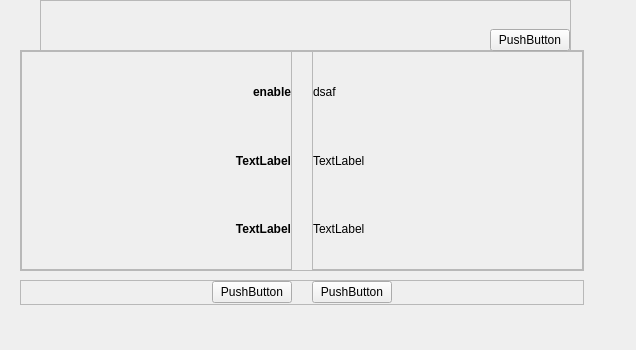
<?xml version="1.0" encoding="UTF-8"?>
<ui version="4.0">
 <class>QGenieRCPageGuessAccess</class>
 <widget class="QWidget" name="QGenieRCPageGuessAccess">
  <property name="geometry">
   <rect>
    <x>0</x>
    <y>0</y>
    <width>636</width>
    <height>350</height>
   </rect>
  </property>
  <property name="windowTitle">
   <string>Form</string>
  </property>
  <layout class="QHBoxLayout" name="horizontalLayout_9">
   <property name="leftMargin">
    <number>20</number>
   </property>
   <property name="topMargin">
    <number>0</number>
   </property>
   <property name="rightMargin">
    <number>0</number>
   </property>
   <property name="bottomMargin">
    <number>0</number>
   </property>
   <item>
    <widget class="QStackedWidget" name="stackedWidget">
     <property name="currentIndex">
      <number>0</number>
     </property>
     <widget class="QWidget" name="page">
      <widget class="QLabel" name="label_info_wpa_title">
       <property name="geometry">
        <rect>
         <x>50</x>
         <y>530</y>
         <width>141</width>
         <height>16</height>
        </rect>
       </property>
       <property name="font">
        <font>
         <weight>75</weight>
         <italic>false</italic>
         <bold>true</bold>
        </font>
       </property>
       <property name="styleSheet">
        <string notr="true">font: bold;</string>
       </property>
       <property name="text">
        <string>TextLabel</string>
       </property>
      </widget>
      <widget class="QLabel" name="label_info_wpa">
       <property name="geometry">
        <rect>
         <x>240</x>
         <y>530</y>
         <width>180</width>
         <height>16</height>
        </rect>
       </property>
       <property name="text">
        <string>TextLabel</string>
       </property>
      </widget>
      <widget class="QFrame" name="frame_4">
       <property name="geometry">
        <rect>
         <x>0</x>
         <y>50</y>
         <width>564</width>
         <height>221</height>
        </rect>
       </property>
       <property name="frameShape">
        <enum>QFrame::StyledPanel</enum>
       </property>
       <property name="frameShadow">
        <enum>QFrame::Raised</enum>
       </property>
       <layout class="QHBoxLayout" name="horizontalLayout">
        <property name="spacing">
         <number>20</number>
        </property>
        <property name="margin">
         <number>0</number>
        </property>
        <item>
         <widget class="QFrame" name="frame">
          <property name="frameShape">
           <enum>QFrame::StyledPanel</enum>
          </property>
          <property name="frameShadow">
           <enum>QFrame::Raised</enum>
          </property>
          <layout class="QVBoxLayout" name="verticalLayout_2">
           <property name="leftMargin">
            <number>0</number>
           </property>
           <property name="rightMargin">
            <number>0</number>
           </property>
           <item>
            <widget class="QLabel" name="label_info_enable_title">
             <property name="font">
              <font>
               <weight>75</weight>
               <bold>true</bold>
              </font>
             </property>
             <property name="styleSheet">
              <string notr="true">font: bold;</string>
             </property>
             <property name="text">
              <string>enable</string>
             </property>
             <property name="alignment">
              <set>Qt::AlignRight|Qt::AlignTrailing|Qt::AlignVCenter</set>
             </property>
            </widget>
           </item>
           <item>
            <widget class="QLabel" name="label_info_ssid_title">
             <property name="font">
              <font>
               <weight>75</weight>
               <italic>false</italic>
               <bold>true</bold>
              </font>
             </property>
             <property name="styleSheet">
              <string notr="true">font: bold;</string>
             </property>
             <property name="text">
              <string>TextLabel</string>
             </property>
             <property name="alignment">
              <set>Qt::AlignRight|Qt::AlignTrailing|Qt::AlignVCenter</set>
             </property>
            </widget>
           </item>
           <item>
            <widget class="QLabel" name="label_info_pwd_title">
             <property name="font">
              <font>
               <weight>75</weight>
               <italic>false</italic>
               <bold>true</bold>
              </font>
             </property>
             <property name="styleSheet">
              <string notr="true">font: bold;</string>
             </property>
             <property name="text">
              <string>TextLabel</string>
             </property>
             <property name="alignment">
              <set>Qt::AlignRight|Qt::AlignTrailing|Qt::AlignVCenter</set>
             </property>
            </widget>
           </item>
          </layout>
         </widget>
        </item>
        <item>
         <widget class="QFrame" name="frame_3">
          <property name="frameShape">
           <enum>QFrame::StyledPanel</enum>
          </property>
          <property name="frameShadow">
           <enum>QFrame::Raised</enum>
          </property>
          <layout class="QVBoxLayout" name="verticalLayout_3">
           <property name="leftMargin">
            <number>0</number>
           </property>
           <property name="rightMargin">
            <number>0</number>
           </property>
           <item>
            <widget class="QLabel" name="label_info_enable">
             <property name="font">
              <font>
               <weight>50</weight>
               <bold>false</bold>
              </font>
             </property>
             <property name="text">
              <string>dsaf</string>
             </property>
            </widget>
           </item>
           <item>
            <widget class="QLabel" name="label_info_ssid">
             <property name="text">
              <string>TextLabel</string>
             </property>
            </widget>
           </item>
           <item>
            <widget class="QLabel" name="label_info_pwd">
             <property name="text">
              <string>TextLabel</string>
             </property>
            </widget>
           </item>
          </layout>
         </widget>
        </item>
       </layout>
      </widget>
      <widget class="QFrame" name="frame_5">
       <property name="geometry">
        <rect>
         <x>0</x>
         <y>280</y>
         <width>564</width>
         <height>25</height>
        </rect>
       </property>
       <property name="frameShape">
        <enum>QFrame::StyledPanel</enum>
       </property>
       <property name="frameShadow">
        <enum>QFrame::Raised</enum>
       </property>
       <layout class="QHBoxLayout" name="horizontalLayout_2">
        <property name="spacing">
         <number>20</number>
        </property>
        <property name="margin">
         <number>0</number>
        </property>
        <item>
         <spacer name="horizontalSpacer_6">
          <property name="orientation">
           <enum>Qt::Horizontal</enum>
          </property>
          <property name="sizeHint" stdset="0">
           <size>
            <width>40</width>
            <height>20</height>
           </size>
          </property>
         </spacer>
        </item>
        <item>
         <widget class="QPushButton" name="but_gacc_modify">
          <property name="sizePolicy">
           <sizepolicy hsizetype="Preferred" vsizetype="Fixed">
            <horstretch>0</horstretch>
            <verstretch>0</verstretch>
           </sizepolicy>
          </property>
          <property name="focusPolicy">
           <enum>Qt::NoFocus</enum>
          </property>
          <property name="text">
           <string>PushButton</string>
          </property>
         </widget>
        </item>
        <item>
         <widget class="QPushButton" name="but_info_gacc_cancel">
          <property name="sizePolicy">
           <sizepolicy hsizetype="Preferred" vsizetype="Fixed">
            <horstretch>0</horstretch>
            <verstretch>0</verstretch>
           </sizepolicy>
          </property>
          <property name="focusPolicy">
           <enum>Qt::NoFocus</enum>
          </property>
          <property name="text">
           <string>PushButton</string>
          </property>
         </widget>
        </item>
        <item>
         <spacer name="horizontalSpacer_7">
          <property name="orientation">
           <enum>Qt::Horizontal</enum>
          </property>
          <property name="sizeHint" stdset="0">
           <size>
            <width>40</width>
            <height>20</height>
           </size>
          </property>
         </spacer>
        </item>
       </layout>
      </widget>
      <widget class="QFrame" name="frame_8">
       <property name="geometry">
        <rect>
         <x>20</x>
         <y>0</y>
         <width>531</width>
         <height>52</height>
        </rect>
       </property>
       <property name="frameShape">
        <enum>QFrame::StyledPanel</enum>
       </property>
       <property name="frameShadow">
        <enum>QFrame::Raised</enum>
       </property>
       <layout class="QHBoxLayout" name="horizontalLayout_14">
        <property name="margin">
         <number>0</number>
        </property>
        <item>
         <widget class="QLabel" name="label_info_err">
          <property name="sizePolicy">
           <sizepolicy hsizetype="Expanding" vsizetype="Preferred">
            <horstretch>0</horstretch>
            <verstretch>0</verstretch>
           </sizepolicy>
          </property>
          <property name="text">
           <string/>
          </property>
          <property name="alignment">
           <set>Qt::AlignLeading|Qt::AlignLeft|Qt::AlignVCenter</set>
          </property>
          <property name="wordWrap">
           <bool>true</bool>
          </property>
         </widget>
        </item>
        <item>
         <widget class="QProgressIndicator" name="w_pi0" native="true">
          <property name="sizePolicy">
           <sizepolicy hsizetype="Preferred" vsizetype="Expanding">
            <horstretch>0</horstretch>
            <verstretch>0</verstretch>
           </sizepolicy>
          </property>
          <property name="minimumSize">
           <size>
            <width>35</width>
            <height>0</height>
           </size>
          </property>
         </widget>
        </item>
        <item>
         <layout class="QVBoxLayout" name="verticalLayout_8">
          <item>
           <spacer name="verticalSpacer_4">
            <property name="orientation">
             <enum>Qt::Vertical</enum>
            </property>
            <property name="sizeHint" stdset="0">
             <size>
              <width>20</width>
              <height>40</height>
             </size>
            </property>
           </spacer>
          </item>
          <item>
           <widget class="QPushButton" name="but_info_gacc_refresh">
            <property name="sizePolicy">
             <sizepolicy hsizetype="Minimum" vsizetype="Fixed">
              <horstretch>0</horstretch>
              <verstretch>0</verstretch>
             </sizepolicy>
            </property>
            <property name="focusPolicy">
             <enum>Qt::NoFocus</enum>
            </property>
            <property name="text">
             <string>PushButton</string>
            </property>
           </widget>
          </item>
         </layout>
        </item>
       </layout>
      </widget>
     </widget>
     <widget class="QWidget" name="page_2">
      <widget class="QFrame" name="frame_enable">
       <property name="geometry">
        <rect>
         <x>120</x>
         <y>50</y>
         <width>331</width>
         <height>41</height>
        </rect>
       </property>
       <property name="frameShape">
        <enum>QFrame::StyledPanel</enum>
       </property>
       <property name="frameShadow">
        <enum>QFrame::Raised</enum>
       </property>
       <layout class="QVBoxLayout" name="verticalLayout">
        <property name="topMargin">
         <number>0</number>
        </property>
        <property name="bottomMargin">
         <number>0</number>
        </property>
        <item>
         <widget class="QRadioButton" name="rdt_disable">
          <property name="text">
           <string>禁用来宾访问</string>
          </property>
         </widget>
        </item>
        <item>
         <widget class="QRadioButton" name="rdt_enable">
          <property name="text">
           <string>启用来宾访问</string>
          </property>
         </widget>
        </item>
       </layout>
      </widget>
      <widget class="QFrame" name="frame_6">
       <property name="geometry">
        <rect>
         <x>0</x>
         <y>280</y>
         <width>564</width>
         <height>25</height>
        </rect>
       </property>
       <property name="frameShape">
        <enum>QFrame::StyledPanel</enum>
       </property>
       <property name="frameShadow">
        <enum>QFrame::Raised</enum>
       </property>
       <layout class="QHBoxLayout" name="horizontalLayout_3">
        <property name="spacing">
         <number>20</number>
        </property>
        <property name="margin">
         <number>0</number>
        </property>
        <item>
         <spacer name="horizontalSpacer_4">
          <property name="orientation">
           <enum>Qt::Horizontal</enum>
          </property>
          <property name="sizeHint" stdset="0">
           <size>
            <width>40</width>
            <height>20</height>
           </size>
          </property>
         </spacer>
        </item>
        <item>
         <widget class="QPushButton" name="but_gacc_apply">
          <property name="focusPolicy">
           <enum>Qt::NoFocus</enum>
          </property>
          <property name="text">
           <string>应用</string>
          </property>
         </widget>
        </item>
        <item>
         <widget class="QPushButton" name="but_set_gacc_cancel">
          <property name="focusPolicy">
           <enum>Qt::NoFocus</enum>
          </property>
          <property name="text">
           <string>退出</string>
          </property>
         </widget>
        </item>
        <item>
         <spacer name="horizontalSpacer_5">
          <property name="orientation">
           <enum>Qt::Horizontal</enum>
          </property>
          <property name="sizeHint" stdset="0">
           <size>
            <width>40</width>
            <height>20</height>
           </size>
          </property>
         </spacer>
        </item>
       </layout>
      </widget>
      <widget class="QFrame" name="frame_setting">
       <property name="geometry">
        <rect>
         <x>0</x>
         <y>100</y>
         <width>564</width>
         <height>181</height>
        </rect>
       </property>
       <property name="frameShape">
        <enum>QFrame::StyledPanel</enum>
       </property>
       <property name="frameShadow">
        <enum>QFrame::Raised</enum>
       </property>
       <layout class="QVBoxLayout" name="verticalLayout_4">
        <property name="spacing">
         <number>0</number>
        </property>
        <property name="margin">
         <number>0</number>
        </property>
        <item>
         <widget class="QFrame" name="frame_10">
          <property name="frameShape">
           <enum>QFrame::StyledPanel</enum>
          </property>
          <property name="frameShadow">
           <enum>QFrame::Raised</enum>
          </property>
          <layout class="QHBoxLayout" name="horizontalLayout_5">
           <property name="spacing">
            <number>20</number>
           </property>
           <property name="topMargin">
            <number>2</number>
           </property>
           <property name="bottomMargin">
            <number>2</number>
           </property>
           <item>
            <widget class="QLabel" name="label_set_ssid_title">
             <property name="sizePolicy">
              <sizepolicy hsizetype="Expanding" vsizetype="Preferred">
               <horstretch>0</horstretch>
               <verstretch>0</verstretch>
              </sizepolicy>
             </property>
             <property name="styleSheet">
              <string notr="true">font: bold;</string>
             </property>
             <property name="text">
              <string>TextLabel</string>
             </property>
             <property name="alignment">
              <set>Qt::AlignRight|Qt::AlignTop|Qt::AlignTrailing</set>
             </property>
            </widget>
           </item>
           <item>
            <layout class="QHBoxLayout" name="horizontalLayout_12">
             <property name="leftMargin">
              <number>0</number>
             </property>
             <property name="rightMargin">
              <number>9</number>
             </property>
             <item>
              <widget class="QLineEdit" name="edt_set_ssid">
               <property name="sizePolicy">
                <sizepolicy hsizetype="Preferred" vsizetype="Fixed">
                 <horstretch>0</horstretch>
                 <verstretch>0</verstretch>
                </sizepolicy>
               </property>
              </widget>
             </item>
             <item>
              <spacer name="horizontalSpacer">
               <property name="orientation">
                <enum>Qt::Horizontal</enum>
               </property>
               <property name="sizeType">
                <enum>QSizePolicy::Expanding</enum>
               </property>
               <property name="sizeHint" stdset="0">
                <size>
                 <width>40</width>
                 <height>20</height>
                </size>
               </property>
              </spacer>
             </item>
            </layout>
           </item>
          </layout>
         </widget>
        </item>
        <item>
         <widget class="QFrame" name="frame_11">
          <property name="frameShape">
           <enum>QFrame::StyledPanel</enum>
          </property>
          <property name="frameShadow">
           <enum>QFrame::Raised</enum>
          </property>
          <layout class="QHBoxLayout" name="horizontalLayout_6">
           <property name="spacing">
            <number>20</number>
           </property>
           <property name="topMargin">
            <number>2</number>
           </property>
           <property name="bottomMargin">
            <number>2</number>
           </property>
           <item>
            <widget class="QLabel" name="label_set_time_title">
             <property name="sizePolicy">
              <sizepolicy hsizetype="Expanding" vsizetype="Preferred">
               <horstretch>0</horstretch>
               <verstretch>0</verstretch>
              </sizepolicy>
             </property>
             <property name="font">
              <font>
               <weight>75</weight>
               <bold>true</bold>
              </font>
             </property>
             <property name="styleSheet">
              <string notr="true">font: bold;</string>
             </property>
             <property name="text">
              <string>TextLabel</string>
             </property>
             <property name="alignment">
              <set>Qt::AlignRight|Qt::AlignTrailing|Qt::AlignVCenter</set>
             </property>
            </widget>
           </item>
           <item>
            <layout class="QHBoxLayout" name="horizontalLayout_10">
             <property name="leftMargin">
              <number>0</number>
             </property>
             <property name="rightMargin">
              <number>9</number>
             </property>
             <item>
              <widget class="QComboBox" name="cob_time">
               <property name="minimumSize">
                <size>
                 <width>68</width>
                 <height>0</height>
                </size>
               </property>
               <property name="currentIndex">
                <number>0</number>
               </property>
               <item>
                <property name="text">
                 <string>Always</string>
                </property>
               </item>
               <item>
                <property name="text">
                 <string>1 hour</string>
                </property>
               </item>
               <item>
                <property name="text">
                 <string>5 hour</string>
                </property>
               </item>
               <item>
                <property name="text">
                 <string>10 hour</string>
                </property>
               </item>
               <item>
                <property name="text">
                 <string>1 day</string>
                </property>
               </item>
               <item>
                <property name="text">
                 <string>1 week</string>
                </property>
               </item>
              </widget>
             </item>
             <item>
              <spacer name="horizontalSpacer_2">
               <property name="orientation">
                <enum>Qt::Horizontal</enum>
               </property>
               <property name="sizeType">
                <enum>QSizePolicy::Expanding</enum>
               </property>
               <property name="sizeHint" stdset="0">
                <size>
                 <width>40</width>
                 <height>20</height>
                </size>
               </property>
              </spacer>
             </item>
            </layout>
           </item>
          </layout>
         </widget>
        </item>
        <item>
         <widget class="QFrame" name="frame_12">
          <property name="frameShape">
           <enum>QFrame::StyledPanel</enum>
          </property>
          <property name="frameShadow">
           <enum>QFrame::Raised</enum>
          </property>
          <layout class="QHBoxLayout" name="horizontalLayout_7">
           <property name="spacing">
            <number>20</number>
           </property>
           <property name="topMargin">
            <number>2</number>
           </property>
           <property name="bottomMargin">
            <number>2</number>
           </property>
           <item>
            <widget class="QLabel" name="label_set_wpa_title">
             <property name="styleSheet">
              <string notr="true">font: bold;</string>
             </property>
             <property name="text">
              <string>TextLabel</string>
             </property>
             <property name="alignment">
              <set>Qt::AlignRight|Qt::AlignTop|Qt::AlignTrailing</set>
             </property>
            </widget>
           </item>
           <item>
            <widget class="QFrame" name="frame_2">
             <property name="frameShape">
              <enum>QFrame::StyledPanel</enum>
             </property>
             <property name="frameShadow">
              <enum>QFrame::Raised</enum>
             </property>
             <layout class="QVBoxLayout" name="verticalLayout_5">
              <property name="leftMargin">
               <number>0</number>
              </property>
              <property name="topMargin">
               <number>0</number>
              </property>
              <property name="bottomMargin">
               <number>2</number>
              </property>
              <item>
               <widget class="QRadioButton" name="rdt_wpa_none">
                <property name="text">
                 <string>None</string>
                </property>
               </widget>
              </item>
              <item>
               <widget class="QRadioButton" name="rdt_wpa2">
                <property name="text">
                 <string>WPA2-PSK[AES]</string>
                </property>
                <property name="checked">
                 <bool>true</bool>
                </property>
               </widget>
              </item>
              <item>
               <widget class="QRadioButton" name="rdt_wpa_all">
                <property name="text">
                 <string>WPA-PSK[TKIP]+WPA2-PSK[AES]</string>
                </property>
               </widget>
              </item>
              <item>
               <spacer name="verticalSpacer">
                <property name="orientation">
                 <enum>Qt::Vertical</enum>
                </property>
                <property name="sizeHint" stdset="0">
                 <size>
                  <width>20</width>
                  <height>40</height>
                 </size>
                </property>
               </spacer>
              </item>
             </layout>
            </widget>
           </item>
          </layout>
         </widget>
        </item>
        <item>
         <layout class="QHBoxLayout" name="horizontalLayout_4">
          <property name="leftMargin">
           <number>9</number>
          </property>
          <property name="rightMargin">
           <number>9</number>
          </property>
         </layout>
        </item>
        <item>
         <layout class="QHBoxLayout" name="horizontalLayout_11">
          <property name="spacing">
           <number>20</number>
          </property>
          <property name="leftMargin">
           <number>9</number>
          </property>
          <property name="rightMargin">
           <number>9</number>
          </property>
          <item>
           <widget class="QLabel" name="label_set_pwd_title">
            <property name="sizePolicy">
             <sizepolicy hsizetype="Expanding" vsizetype="Preferred">
              <horstretch>0</horstretch>
              <verstretch>0</verstretch>
             </sizepolicy>
            </property>
            <property name="font">
             <font>
              <weight>75</weight>
              <bold>true</bold>
             </font>
            </property>
            <property name="styleSheet">
             <string notr="true">font: bold;</string>
            </property>
            <property name="text">
             <string>TextLabel</string>
            </property>
            <property name="alignment">
             <set>Qt::AlignRight|Qt::AlignTop|Qt::AlignTrailing</set>
            </property>
           </widget>
          </item>
          <item>
           <layout class="QVBoxLayout" name="verticalLayout_6">
            <property name="spacing">
             <number>2</number>
            </property>
            <property name="leftMargin">
             <number>0</number>
            </property>
            <property name="rightMargin">
             <number>9</number>
            </property>
            <item>
             <layout class="QHBoxLayout" name="horizontalLayout_13">
              <item>
               <widget class="QLineEdit" name="edt_set_pwd">
                <property name="sizePolicy">
                 <sizepolicy hsizetype="Preferred" vsizetype="Fixed">
                  <horstretch>0</horstretch>
                  <verstretch>0</verstretch>
                 </sizepolicy>
                </property>
                <property name="maximumSize">
                 <size>
                  <width>16777215</width>
                  <height>16777215</height>
                 </size>
                </property>
                <property name="maxLength">
                 <number>63</number>
                </property>
               </widget>
              </item>
              <item>
               <spacer name="horizontalSpacer_3">
                <property name="orientation">
                 <enum>Qt::Horizontal</enum>
                </property>
                <property name="sizeHint" stdset="0">
                 <size>
                  <width>40</width>
                  <height>20</height>
                 </size>
                </property>
               </spacer>
              </item>
             </layout>
            </item>
            <item>
             <widget class="QLabel" name="label_note">
              <property name="font">
               <font>
                <weight>75</weight>
                <italic>false</italic>
                <bold>true</bold>
               </font>
              </property>
              <property name="styleSheet">
               <string notr="true">font: bold;</string>
              </property>
              <property name="text">
               <string>note</string>
              </property>
              <property name="wordWrap">
               <bool>true</bool>
              </property>
             </widget>
            </item>
            <item>
             <spacer name="verticalSpacer_2">
              <property name="orientation">
               <enum>Qt::Vertical</enum>
              </property>
              <property name="sizeHint" stdset="0">
               <size>
                <width>20</width>
                <height>40</height>
               </size>
              </property>
             </spacer>
            </item>
           </layout>
          </item>
         </layout>
        </item>
       </layout>
      </widget>
      <widget class="QFrame" name="frame_7">
       <property name="geometry">
        <rect>
         <x>20</x>
         <y>0</y>
         <width>531</width>
         <height>52</height>
        </rect>
       </property>
       <property name="frameShape">
        <enum>QFrame::StyledPanel</enum>
       </property>
       <property name="frameShadow">
        <enum>QFrame::Raised</enum>
       </property>
       <layout class="QHBoxLayout" name="horizontalLayout_8">
        <property name="margin">
         <number>0</number>
        </property>
        <item>
         <widget class="QLabel" name="label_set_err">
          <property name="sizePolicy">
           <sizepolicy hsizetype="Expanding" vsizetype="Preferred">
            <horstretch>0</horstretch>
            <verstretch>0</verstretch>
           </sizepolicy>
          </property>
          <property name="text">
           <string/>
          </property>
          <property name="alignment">
           <set>Qt::AlignLeading|Qt::AlignLeft|Qt::AlignVCenter</set>
          </property>
          <property name="wordWrap">
           <bool>true</bool>
          </property>
         </widget>
        </item>
        <item>
         <widget class="QProgressIndicator" name="w_pi" native="true">
          <property name="sizePolicy">
           <sizepolicy hsizetype="Preferred" vsizetype="Expanding">
            <horstretch>0</horstretch>
            <verstretch>0</verstretch>
           </sizepolicy>
          </property>
          <property name="minimumSize">
           <size>
            <width>35</width>
            <height>0</height>
           </size>
          </property>
         </widget>
        </item>
        <item>
         <layout class="QVBoxLayout" name="verticalLayout_7">
          <property name="sizeConstraint">
           <enum>QLayout::SetDefaultConstraint</enum>
          </property>
          <item>
           <spacer name="verticalSpacer_3">
            <property name="orientation">
             <enum>Qt::Vertical</enum>
            </property>
            <property name="sizeHint" stdset="0">
             <size>
              <width>20</width>
              <height>40</height>
             </size>
            </property>
           </spacer>
          </item>
          <item>
           <widget class="QPushButton" name="but_set_gacc_refresh">
            <property name="sizePolicy">
             <sizepolicy hsizetype="Minimum" vsizetype="Fixed">
              <horstretch>0</horstretch>
              <verstretch>0</verstretch>
             </sizepolicy>
            </property>
            <property name="focusPolicy">
             <enum>Qt::NoFocus</enum>
            </property>
            <property name="text">
             <string>refresh</string>
            </property>
           </widget>
          </item>
         </layout>
        </item>
       </layout>
      </widget>
     </widget>
    </widget>
   </item>
  </layout>
 </widget>
 <customwidgets>
  <customwidget>
   <class>QProgressIndicator</class>
   <extends>QWidget</extends>
   <header>QProgressIndicator.h</header>
   <container>1</container>
  </customwidget>
 </customwidgets>
 <resources/>
 <connections>
  <connection>
   <sender>rdt_wpa_none</sender>
   <signal>clicked()</signal>
   <receiver>edt_set_pwd</receiver>
   <slot>hide()</slot>
   <hints>
    <hint type="sourcelabel">
     <x>562</x>
     <y>171</y>
    </hint>
    <hint type="destinationlabel">
     <x>446</x>
     <y>242</y>
    </hint>
   </hints>
  </connection>
  <connection>
   <sender>rdt_wpa_none</sender>
   <signal>clicked()</signal>
   <receiver>label_set_pwd_title</receiver>
   <slot>hide()</slot>
   <hints>
    <hint type="sourcelabel">
     <x>562</x>
     <y>171</y>
    </hint>
    <hint type="destinationlabel">
     <x>111</x>
     <y>243</y>
    </hint>
   </hints>
  </connection>
  <connection>
   <sender>rdt_wpa2</sender>
   <signal>clicked()</signal>
   <receiver>edt_set_pwd</receiver>
   <slot>show()</slot>
   <hints>
    <hint type="sourcelabel">
     <x>562</x>
     <y>188</y>
    </hint>
    <hint type="destinationlabel">
     <x>338</x>
     <y>239</y>
    </hint>
   </hints>
  </connection>
  <connection>
   <sender>rdt_wpa2</sender>
   <signal>clicked()</signal>
   <receiver>label_set_pwd_title</receiver>
   <slot>show()</slot>
   <hints>
    <hint type="sourcelabel">
     <x>562</x>
     <y>188</y>
    </hint>
    <hint type="destinationlabel">
     <x>169</x>
     <y>243</y>
    </hint>
   </hints>
  </connection>
  <connection>
   <sender>rdt_wpa_all</sender>
   <signal>clicked()</signal>
   <receiver>label_set_pwd_title</receiver>
   <slot>show()</slot>
   <hints>
    <hint type="sourcelabel">
     <x>562</x>
     <y>205</y>
    </hint>
    <hint type="destinationlabel">
     <x>213</x>
     <y>238</y>
    </hint>
   </hints>
  </connection>
  <connection>
   <sender>rdt_wpa_all</sender>
   <signal>clicked()</signal>
   <receiver>edt_set_pwd</receiver>
   <slot>show()</slot>
   <hints>
    <hint type="sourcelabel">
     <x>562</x>
     <y>205</y>
    </hint>
    <hint type="destinationlabel">
     <x>446</x>
     <y>242</y>
    </hint>
   </hints>
  </connection>
  <connection>
   <sender>rdt_wpa_none</sender>
   <signal>clicked()</signal>
   <receiver>label_note</receiver>
   <slot>hide()</slot>
   <hints>
    <hint type="sourcelabel">
     <x>562</x>
     <y>171</y>
    </hint>
    <hint type="destinationlabel">
     <x>564</x>
     <y>257</y>
    </hint>
   </hints>
  </connection>
  <connection>
   <sender>rdt_wpa2</sender>
   <signal>clicked()</signal>
   <receiver>label_note</receiver>
   <slot>show()</slot>
   <hints>
    <hint type="sourcelabel">
     <x>562</x>
     <y>188</y>
    </hint>
    <hint type="destinationlabel">
     <x>564</x>
     <y>257</y>
    </hint>
   </hints>
  </connection>
  <connection>
   <sender>rdt_wpa_all</sender>
   <signal>clicked()</signal>
   <receiver>label_note</receiver>
   <slot>show()</slot>
   <hints>
    <hint type="sourcelabel">
     <x>562</x>
     <y>205</y>
    </hint>
    <hint type="destinationlabel">
     <x>564</x>
     <y>257</y>
    </hint>
   </hints>
  </connection>
  <connection>
   <sender>rdt_disable</sender>
   <signal>clicked()</signal>
   <receiver>frame_setting</receiver>
   <slot>hide()</slot>
   <hints>
    <hint type="sourcelabel">
     <x>213</x>
     <y>60</y>
    </hint>
    <hint type="destinationlabel">
     <x>164</x>
     <y>100</y>
    </hint>
   </hints>
  </connection>
  <connection>
   <sender>rdt_enable</sender>
   <signal>clicked()</signal>
   <receiver>frame_setting</receiver>
   <slot>show()</slot>
   <hints>
    <hint type="sourcelabel">
     <x>234</x>
     <y>79</y>
    </hint>
    <hint type="destinationlabel">
     <x>234</x>
     <y>100</y>
    </hint>
   </hints>
  </connection>
 </connections>
</ui>
